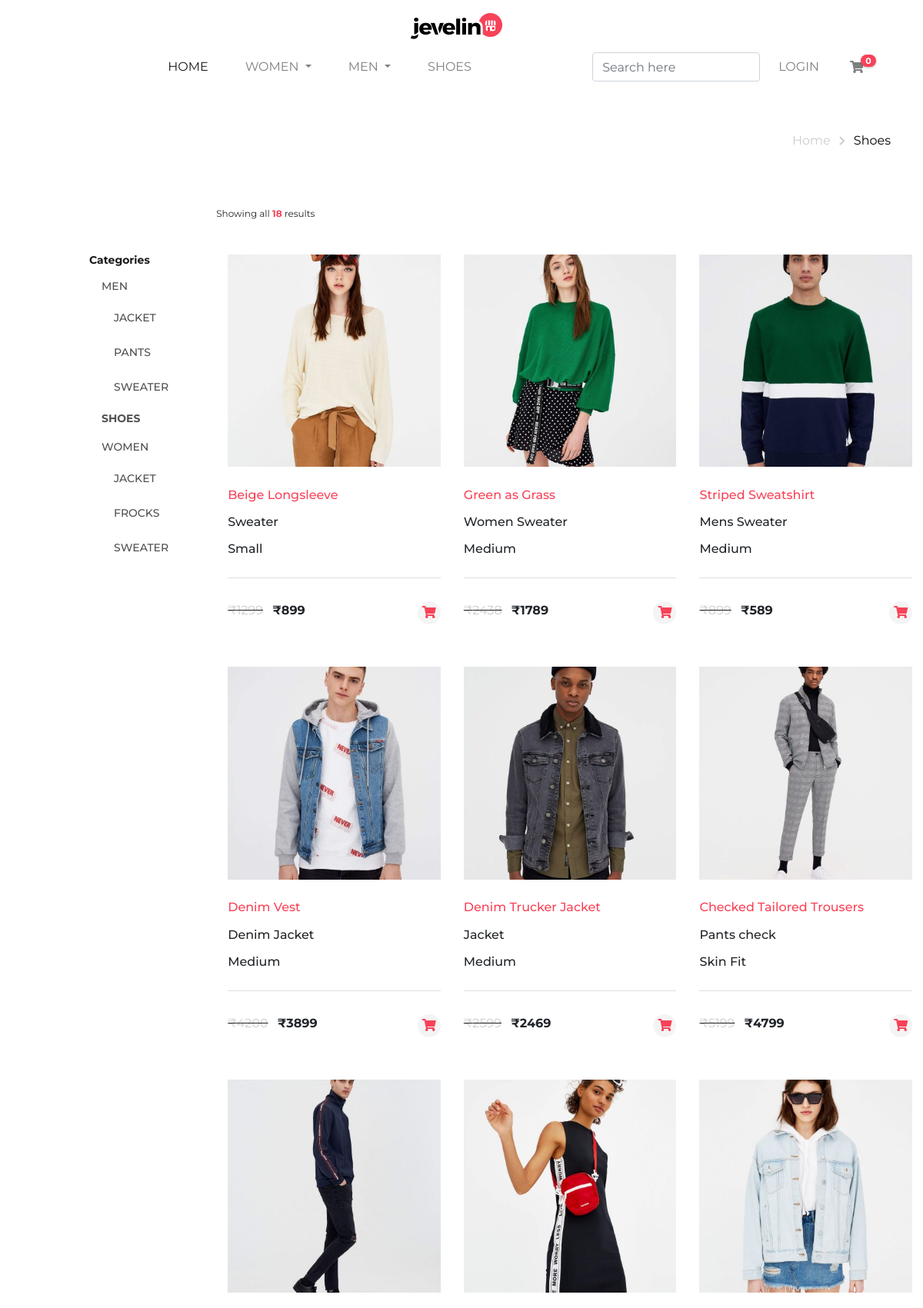
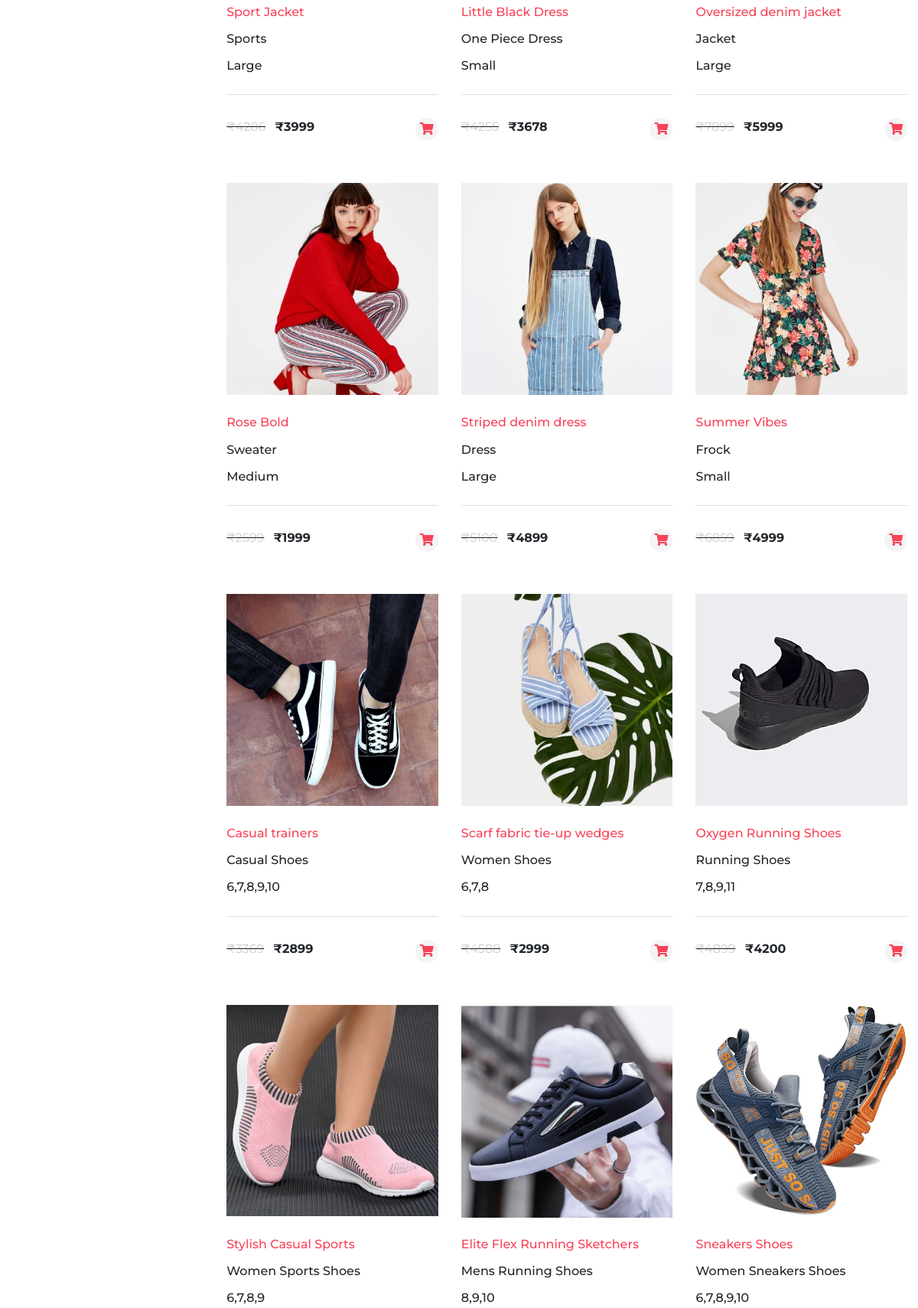
The page /searchResult.php (upper part) on the database its author committed (2 pictures, top to bottom).
### tables this page shows
CREATE TABLE IF NOT EXISTS `products` (
  `id` int(11) NOT NULL AUTO_INCREMENT,
  `prod_name` varchar(255) NOT NULL,
  `img_name` varchar(255) NOT NULL,
  `size` varchar(255) NOT NULL,
  `prod_category` varchar(255) NOT NULL,
  `price` int(11) NOT NULL,
  `cost` int(11) NOT NULL,
  `fashion` varchar(255) NOT NULL,
  `upload_time` datetime NOT NULL DEFAULT CURRENT_TIMESTAMP,
  PRIMARY KEY (`id`)
);

### searchResult.php (the view, shortened to what this page needs)
<?php
include_once("includes/header.php");
?>
<section class="pagination-head">
    <div class="container">
        <div class="row">
            <div>
                <nav aria-label="Page navigation example">
                    <ul class="pagination">
                        <li class="page-item"><a class="page-link" href="index.php">Home</a></li>
                        <li class="page-item">
                            <i class="fas fa-chevron-right page-link"></i>
                        </li>
                        <li class="page-item"><a class="page-link" href="shoes.php">Shoes</a></li>
                    </ul>
                </nav>
            </div>
        </div>
    </div>
</section>
<section class="shoes col-12 mb-5 pb-5">
    <div class="conatiner">
        <div class="row head-row">
            <?php
            include('includes/clothes_sideNav.php');
            $sql = "SELECT * FROM `products` WHERE `prod_category` LIKE '%$search%' OR `prod_name` like '%$search%'";
            $result = $conn->query($sql);
            $count = 0;
            if ($result->num_rows > 0) {
                while ($row = $result->fetch_assoc()) {
                    $count++;
                }
            }
            ?>
            <div class="sidebar-right col-12">
                <div class="d-flex justify-content-between">
                    <div>
                        <p>Showing all <span class="font-weight-bold" style="color: #f84258;"><?php echo $count; ?></span> results</p>
                    </div>
                </div>
                <div class="container">
                    <div class="row text-left">
                        <?php
                        $sql = "SELECT * FROM `products` WHERE `prod_category` LIKE '%$search%' OR `prod_name` like '%$search%'";
                        $result = $conn->query($sql);
                        if ($result->num_rows > 0) {
                            while ($row = $result->fetch_assoc()) {
                                $allimg = explode(',', $row['img_name']);
                                $numofimg = count($allimg);
                        ?>
                                <div class="col-lg-4 col-md-4 col-xl-4 col-10 offset-1 offset-lg-0 offset-xl-0 offset-md-0">
                                    <div class="card">
                                        <div class="card-header">
                                            <a href="<?php echo 'viewProducts.php?id=' . $row['id']; ?>">
                                                <?php
                                                for ($i = 0; $i < $numofimg; $i++) {
                                                ?>
                                                    <img src="admin/assets/images/products/<?php echo $allimg[$i]; ?>" class="img-fluid" alt="Front Img" style="min-height: 275px;">
                                                <?php } ?>
                                            </a>
                                        </div>
                                        <div class="card-body">
                                            <h2 style="color: #f84258;"><?php echo $row["prod_name"]; ?></h2>
                                            <h2><?php echo $row["prod_category"]; ?> </h2>
                                            <h2><?php echo $row["size"]; ?> </h2>
                                        </div>
                                        <div class="card-footer d-flex justify-content-between">
                                            <div><del><span style="color: #ccc;">₹<?php echo $row["cost"]; ?></span></del> <span class="font-weight-bold mx-2"> ₹<?php echo $row["price"]; ?></span></div>
                                            <div><a class="cart" href="javascript:void(0);"><i class="fas fa-shopping-cart" onclick="addToCart(<?php echo $row['id']; ?>)"></i></a></div>
                                        </div>
                                    </div>
                                </div>
                        <?php
                            }
                        } else {
                            echo "<br> No Data Found";
                        }
                        ?>
                    </div>
                </div>
            </div>
        </div>
    </div>
</section>
 <?php include("includes/footer.php"); ?>

### css/style.css (style rules this page uses)
html { scroll-behavior: smooth; }
* { margin: 0; padding: 0; box-sizing: border-box; font-family: 'Montserrat', sans-serif; }
p { font-size: 12px; line-height: 1.9; }
.pagination-head { margin: 50px 0; }
.pagination-head .row { display: grid; grid-template-columns: auto auto; justify-content: space-between; }
.pagination-head .pagination .page-link { border: none; outline: none; }
.pagination-head .page-item:first-child .page-link { color: #ccc; }
.pagination-head i { color: #ccc; font-size: small; margin-top: 12px; padding: 0; }
.pagination-head .page-item:last-child .page-link { color: #000; }
.sidebar-right .card { padding: 0; margin: 0; border: none; outline: none; }
.sidebar-right .card h2 { padding: .5em 0; margin: 0; font-size: 1em; }
.sidebar-right .card-header { font-size: 1.6rem; font-weight: bold; background-color: #fff!important; padding: 25px 0!important; color: #111111; border: none; max-height: 300px; overflow: hidden; }
.sidebar-right .card-header img { max-height: 300px; min-width:100%; }
.sidebar-right .card-body { padding: 20px 0!important; }
.sidebar-right .card-footer { background-color: #fff!important; padding: 30px 0!important; }
.sidebar-right .cart { text-align: center; color: #f84258; }
.sidebar-right .cart i { font-size: 1rem!important; background-color: #f4f4f4; width: 30px!important; border-radius: 50%; height: 30px!important; padding: 6px; }
.shoes .head-row { display: grid; grid-template-columns: auto 950px; justify-content: space-between; margin: 0; padding: 0 10px; }
.card-header img:nth-child(1) { position: absolute; transition: .7s ease-out; }

### rows shown on the page
products: prod_name "Beige Longsleeve", prod_category "Sweater", size "Small", cost "1299", price "899"
products: prod_name "Green as Grass", prod_category "Women Sweater", size "Medium", cost "2438", price "1789"
products: prod_name "Striped Sweatshirt", prod_category "Mens Sweater", size "Medium", cost "899", price "589"
products: prod_name "Denim Vest", prod_category "Denim Jacket", size "Medium", cost "4200", price "3899"
products: prod_name "Denim Trucker Jacket", prod_category "Jacket", size "Medium", cost "2599", price "2469"
products: prod_name "Checked Tailored Trousers", prod_category "Pants check", size "Skin Fit", cost "5199", price "4799"
products: prod_name "Sport Jacket", prod_category "Sports", size "Large", cost "4286", price "3999"
products: prod_name "Little Black Dress", prod_category "One Piece Dress", size "Small", cost "4255", price "3678"
products: prod_name "Oversized denim jacket", prod_category "Jacket", size "Large", cost "7899", price "5999"
products: prod_name "Rose Bold", prod_category "Sweater", size "Medium", cost "2599", price "1999"
products: prod_name "Striped denim dress", prod_category "Dress", size "Large", cost "5100", price "4899"
products: prod_name "Summer Vibes", prod_category "Frock", size "Small", cost "6859", price "4999"
products: prod_name "Casual trainers", prod_category "Casual Shoes", size "6,7,8,9,10", cost "3369", price "2899"
products: prod_name "Scarf fabric tie-up wedges", prod_category "Women Shoes", size "6,7,8", cost "4588", price "2999"
products: prod_name "Oxygen Running Shoes", prod_category "Running Shoes", size "7,8,9,11", cost "4899", price "4200"
products: prod_name "Stylish Casual Sports", prod_category "Women Sports Shoes", size "6,7,8,9"
products: prod_name "Elite Flex Running Sketchers", prod_category "Mens Running Shoes", size "8,9,10"
products: prod_name "Sneakers Shoes", prod_category "Women Sneakers Shoes", size "6,7,8,9,10"

### other values the page prints
$count "0"
$count "18"
